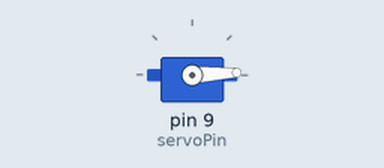
This sketch was run on a simulated Arduino Uno, built with avr-gcc and run on an emulated ATmega328P. Shown: servo.

Above: at 0.05 s.
At 1.3 s:
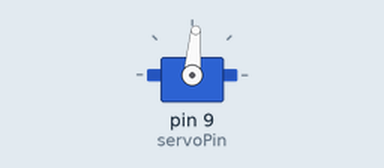
At 2.6 s:
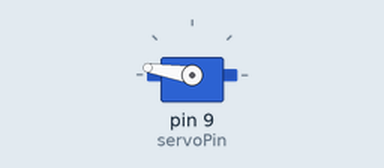
At 5.2 s:
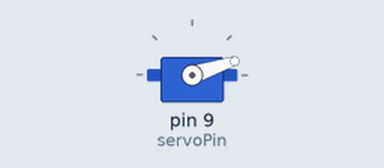
Timing chart, 0 to 7.1 s (numbered marks = the images above):
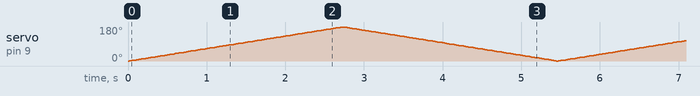

The sketch:

servoTester.ino
```cpp
#include <Servo.h>  // サーボライブラリをインクルード

Servo myServo;      // サーボオブジェクトを作成
const int servoPin = 9; // サーボを接続するピン番号

void setup() {
  myServo.attach(servoPin); // サーボをピンに接続
}

void loop() {
  // 0度から180度まで動かす
  for (int pos = 0; pos <= 180; pos += 1) {
    myServo.write(pos);        // サーボをpos度に設定
    delay(15);                 // 動作の安定のために少し待つ
  }

  // 180度から0度まで動かす
  for (int pos = 180; pos >= 0; pos -= 1) {
    myServo.write(pos);        // サーボをpos度に設定
    delay(15);                 // 動作の安定のために少し待つ
  }
}
```
